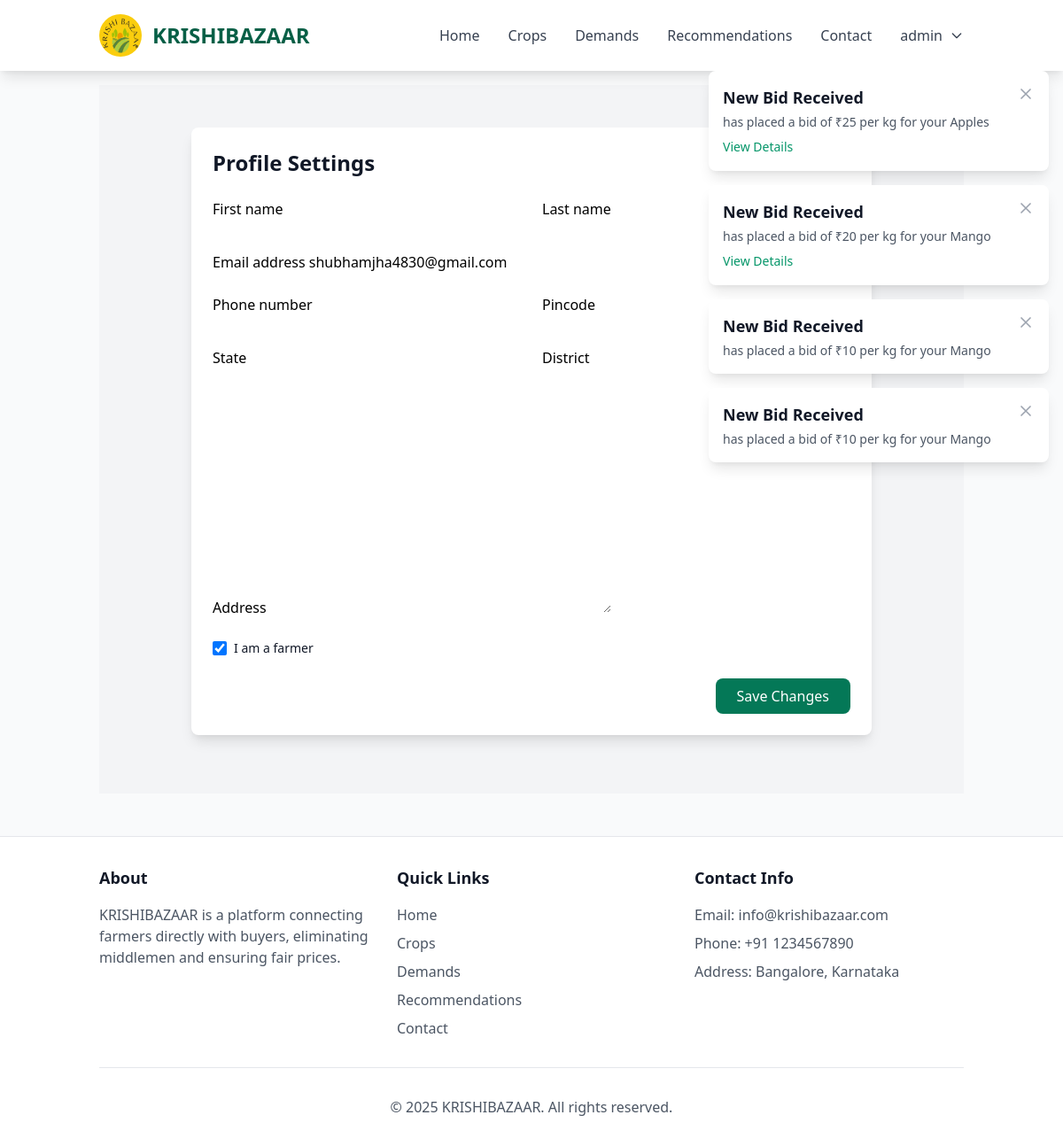
Page /accounts/profile/ (signed in) on the committed database.
### accounts/models.py (models this page shows, shortened)
class CustomUser(AbstractUser):
    ROLE_CHOICES = [
        ('farmer', _('Farmer')),
        ('buyer', _('Buyer')),
    ]
    role = models.CharField(max_length=10, choices=ROLE_CHOICES, default='buyer')
    phone_number = models.CharField(max_length=15, blank=True)
    address = models.TextField(blank=True)
    state = models.CharField(max_length=100, blank=True)
    district = models.CharField(max_length=100, blank=True)
    pincode = models.CharField(max_length=10, blank=True)
    @property
    def is_farmer(self):
        return self.role == 'farmer'
    @property
    def is_buyer(self):
        return self.role == 'buyer'

### notifications/models.py (models this page shows, shortened)
class Notification(models.Model):
    NOTIFICATION_TYPES = (
        ('bid', _('Bid')),
        ('bid_accepted', _('Bid Accepted')),
        ('bid_rejected', _('Bid Rejected')),
        ('demand', _('Demand')),
        ('response', _('Demand Response')),
        ('system', _('System')),
    )
    user = models.ForeignKey(CustomUser, on_delete=models.CASCADE, related_name='notifications')
    title = models.CharField(max_length=200, verbose_name=_('Title'))
    message = models.TextField(verbose_name=_('Message'))
    notification_type = models.CharField(max_length=20, choices=NOTIFICATION_TYPES, default='system', verbose_name=_('Type'))
    related_url = models.CharField(max_length=200, blank=True, null=True, verbose_name=_('Related URL'))
    is_read = models.BooleanField(default=False, verbose_name=_('Is Read'))
    created_at = models.DateTimeField(auto_now_add=True)
    updated_at = models.DateTimeField(auto_now=True)
    class Meta:
        verbose_name = _('Notification')
        verbose_name_plural = _('Notifications')
        ordering = ['-created_at']

### accounts/views.py (the view)
# urls.py: path('profile/', views.profile, name='profile'),
@login_required
def profile(request):
    if request.method == 'POST':
        form = ProfileForm(request.POST, request.FILES, instance=request.user)
        if form.is_valid():
            user = form.save(commit=False)
            is_farmer = request.POST.get('is_farmer') == 'on'
            user.is_farmer = is_farmer
            user.save()
            messages.success(request, _('Profile updated successfully.'))
            return redirect('accounts:profile')
    else:
        form = ProfileForm(instance=request.user)
    return render(request, 'accounts/profile.html', {
        'form': form,
        'is_farmer': request.user.is_farmer
    })

### accounts/forms.py
class ProfileForm(forms.ModelForm):
    class Meta:
        model = User
        fields = ('first_name', 'last_name', 'email', 'phone_number', 'address', 'state', 'district', 'pincode')
    def __init__(self, *args, **kwargs):
        super().__init__(*args, **kwargs)
        self.helper = FormHelper()
        self.helper.layout = Layout(
            Row(
                Column('first_name', css_class='form-group col-md-6 mb-0'),
                Column('last_name', css_class='form-group col-md-6 mb-0'),
                css_class='form-row'
            ),
            'email',
            Row(
                Column('phone_number', css_class='form-group col-md-6 mb-0'),
                Column('pincode', css_class='form-group col-md-6 mb-0'),
                css_class='form-row'
            ),
            Row(
                Column('state', css_class='form-group col-md-6 mb-0'),
                Column('district', css_class='form-group col-md-6 mb-0'),
                css_class='form-row'
            ),
            'address',
            Submit('submit', _('Save Changes'), css_class='btn btn-primary')
        )

### templates/accounts/profile.html (shortened to what this page needs)
{% extends 'base.html' %}
{% load static %}
{% load i18n %}
{% load crispy_forms_tags %}
{% block content %}
<div class="min-h-screen bg-gray-100 py-12 px-4 sm:px-6 lg:px-8">
    <div class="max-w-3xl mx-auto">
        <div class="bg-white rounded-lg shadow-lg overflow-hidden">
            <div class="p-6">
                <h2 class="text-2xl font-bold text-gray-900 mb-6">{% trans "Profile Settings" %}</h2>
                <form method="post" enctype="multipart/form-data" class="space-y-6">
                    <div class="grid grid-cols-1 md:grid-cols-2 gap-6">
                        <div>
                            {{ form.first_name|as_crispy_field }}
                        </div>
                        <div>
                            {{ form.last_name|as_crispy_field }}
                        </div>
                    </div>
                    <div>
                        {{ form.email|as_crispy_field }}
                    </div>
                    <div class="grid grid-cols-1 md:grid-cols-2 gap-6">
                        <div>
                            {{ form.phone_number|as_crispy_field }}
                        </div>
                        <div>
                            {{ form.pincode|as_crispy_field }}
                        </div>
                    </div>
                    <div class="grid grid-cols-1 md:grid-cols-2 gap-6">
                        <div>
                            {{ form.state|as_crispy_field }}
                        </div>
                        <div>
                            {{ form.district|as_crispy_field }}
                        </div>
                    </div>
                    <div>
                        {{ form.address|as_crispy_field }}
                    </div>
                    <div class="flex items-center">
                        <input type="checkbox" name="is_farmer" id="is_farmer"
                               class="h-4 w-4 text-green-600 focus:ring-green-500 border-gray-300 rounded"
                               {% if is_farmer %}checked{% endif %}>
                        <label for="is_farmer" class="ml-2 block text-sm text-gray-900">
                            {% trans "I am a farmer" %}
                        </label>
                    </div>
                    <div class="flex justify-end">
                        <button type="submit" class="bg-green-700 text-white px-6 py-2 rounded-lg hover:bg-green-800 transition duration-300">
                            {% trans "Save Changes" %}
                        </button>
                    </div>
                </form>
            </div>
        </div>
    </div>
</div>
{% endblock %}

### templates/base.html (shortened to what this page needs)
{% load static %}
{% load i18n %}
<!DOCTYPE html>
<html lang="{{ LANGUAGE_CODE }}">
<head>
    <link href="https://cdnjs.cloudflare.com/ajax/libs/tailwindcss/2.2.19/tailwind.min.css" rel="stylesheet">
</head>
<body class="bg-gray-50">
    <div class="bg-video-container">
    </div>
    <nav class="bg-white bg-opacity-95 shadow-lg fixed w-full top-0 z-50">
        <div class="container mx-auto px-6 py-4">
            <div class="flex items-center justify-between">
                <div class="flex items-center">
                    <img src="{% static 'img/logo.png' %}" alt="{% trans 'KRISHIBAZAAR Logo' %}" class="h-12 w-12 rounded-full">
                    <span class="text-2xl font-bold text-green-800 ml-3">{% trans "KRISHIBAZAAR" %}</span>
                </div>
                <div class="hidden md:flex items-center space-x-8">
                    <a href="{% url 'home' %}" class="nav-link text-gray-700 hover:text-green-800">{% trans "Home" %}</a>
                    <a href="{% url 'crops:list' %}" class="nav-link text-gray-700 hover:text-green-800">{% trans "Crops" %}</a>
                    <a href="{% url 'bidding:demand_list' %}" class="nav-link text-gray-700 hover:text-green-800">{% trans "Demands" %}</a>
                    <a href="{% url 'crops:recommendation' %}" class="nav-link text-gray-700 hover:text-green-800">{% trans "Recommendations" %}</a>
                    <a href="{% url 'accounts:contact' %}" class="nav-link text-gray-700 hover:text-green-800">{% trans "Contact" %}</a>
                    {% if user.is_authenticated %}
                        <div class="relative" x-data="{ open: false }" @click.away="open = false">
                            <button @click="open = !open" class="flex items-center space-x-2 text-gray-700 hover:text-green-800">
                                <span>{{ user.get_full_name|default:user.username }}</span>
                                <svg class="w-4 h-4" fill="none" stroke="currentColor" viewBox="0 0 24 24">
                                    <path stroke-linecap="round" stroke-linejoin="round" stroke-width="2" d="M19 9l-7 7-7-7"></path>
                                </svg>
                            </button>
                        </div>
                    {% else %}
                        <a href="{% url 'accounts:login' %}" class="bg-green-700 text-white px-6 py-2 rounded-lg hover:bg-green-800 transition duration-300">
                            {% trans "Login" %}
                        </a>
                    {% endif %}
                </div>
            </div>
        </div>
    </nav>
    {% if user.is_authenticated %}
    <div class="fixed top-20 right-4 z-50 max-w-sm w-full">
        {% for notification in user.notifications.all %}
            {% if not notification.is_read %}
            <div class="bg-white rounded-lg shadow-lg p-4 mb-4 transform transition-all duration-300 hover:scale-105"
                 x-data="{ show: true }"
                 x-show="show"
                 x-transition:enter="transition ease-out duration-300"
                 x-transition:enter-start="opacity-0 transform translate-x-full"
                 x-transition:enter-end="opacity-100 transform translate-x-0"
                 x-transition:leave="transition ease-in duration-300"
                 x-transition:leave-start="opacity-100 transform translate-x-0"
                 x-transition:leave-end="opacity-0 transform translate-x-full">
                <div class="flex justify-between items-start">
                    <div class="flex-1">
                        <h3 class="text-lg font-semibold text-gray-900">{{ notification.title }}</h3>
                        <p class="mt-1 text-sm text-gray-600">{{ notification.message }}</p>
                        {% if notification.related_url %}
                        <a href="{{ notification.related_url }}" class="mt-2 inline-block text-sm text-green-600 hover:text-green-800">
                            {% trans "View Details" %}
                        </a>
                        {% endif %}
                    </div>
                    <button @click="show = false; fetch('{% url 'notifications:mark_read' notification.id %}', {method: 'POST'})"
                            class="ml-4 text-gray-400 hover:text-gray-500">
                        <svg class="h-5 w-5" fill="none" stroke="currentColor" viewBox="0 0 24 24">
                            <path stroke-linecap="round" stroke-linejoin="round" stroke-width="2" d="M6 18L18 6M6 6l12 12"></path>
                        </svg>
                    </button>
                </div>
            </div>
            {% endif %}
        {% endfor %}
    </div>
    {% endif %}
    <main class="container mx-auto px-6 pt-24 pb-12">
        {% block content %}
        {% endblock %}
    </main>
    <footer class="bg-white bg-opacity-95 border-t border-gray-200">
        <div class="container mx-auto px-6 py-8">
            <div class="grid grid-cols-1 md:grid-cols-3 gap-8">
                <div>
                    <h3 class="text-lg font-semibold text-gray-900 mb-4">{% trans "About" %}</h3>
                    <p class="text-gray-600">{% trans "KRISHIBAZAAR is a platform connecting farmers directly with buyers, eliminating middlemen and ensuring fair prices." %}</p>
                </div>
                <div>
                    <h3 class="text-lg font-semibold text-gray-900 mb-4">{% trans "Quick Links" %}</h3>
                    <ul class="space-y-2">
                        <li><a href="{% url 'home' %}" class="text-gray-600 hover:text-green-800">{% trans "Home" %}</a></li>
                        <li><a href="{% url 'crops:list' %}" class="text-gray-600 hover:text-green-800">{% trans "Crops" %}</a></li>
                        <li><a href="{% url 'bidding:demand_list' %}" class="text-gray-600 hover:text-green-800">{% trans "Demands" %}</a></li>
                        <li><a href="{% url 'crops:recommendation' %}" class="text-gray-600 hover:text-green-800">{% trans "Recommendations" %}</a></li>
                        <li><a href="{% url 'accounts:contact' %}" class="text-gray-600 hover:text-green-800">{% trans "Contact" %}</a></li>
                    </ul>
                </div>
                <div>
                    <h3 class="text-lg font-semibold text-gray-900 mb-4">{% trans "Contact Info" %}</h3>
                    <ul class="space-y-2">
                        <li class="text-gray-600">{% trans "Email: info@krishibazaar.com" %}</li>
                        <li class="text-gray-600">{% trans "Phone: +91 1234567890" %}</li>
                        <li class="text-gray-600">{% trans "Address: Bangalore, Karnataka" %}</li>
                    </ul>
                </div>
            </div>
            <div class="mt-8 pt-8 border-t border-gray-200 text-center text-gray-600">
                <p>&copy; {% now "Y" %} {% trans "KRISHIBAZAAR. All rights reserved." %}</p>
            </div>
        </div>
    </footer>
</body>
</html>

### templates/base.html (style rules this page uses)
.bg-video-container { position: fixed; top: 0; left: 0; width: 100%; height: 100%; z-index: -1; overflow: hidden; }
.nav-link { position: relative; }
.nav-link::after { content: ''; position: absolute; width: 0; height: 2px; bottom: -2px; left: 0; background-color: #4f772d; transition: width 0.3s ease; }

### rows in the picture
CustomUser: get_full_name "admin", last_name|as_crispy_field "Last name", email "shubhamjha4830@gmail.com"
Notification: title "New Bid Received", message "has placed a bid of ₹25 per kg for your Apples"
Notification: title "New Bid Received", message "has placed a bid of ₹20 per kg for your Mango"
Notification: title "New Bid Received", message "has placed a bid of ₹10 per kg for your Mango"
Notification: title "New Bid Received", message "has placed a bid of ₹10 per kg for your Mango"
